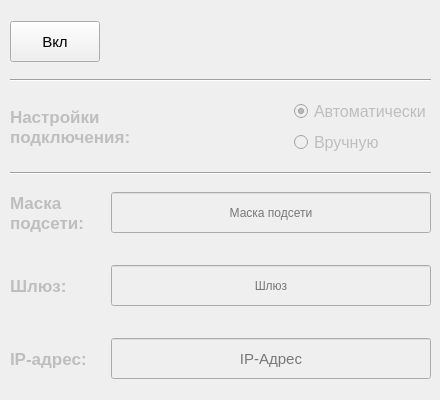
<?xml version="1.0" encoding="UTF-8"?>
<ui version="4.0">
 <class>connectETH</class>
 <widget class="QWidget" name="connectETH">
  <property name="geometry">
   <rect>
    <x>0</x>
    <y>0</y>
    <width>440</width>
    <height>400</height>
   </rect>
  </property>
  <property name="minimumSize">
   <size>
    <width>440</width>
    <height>400</height>
   </size>
  </property>
  <property name="maximumSize">
   <size>
    <width>440</width>
    <height>400</height>
   </size>
  </property>
  <property name="windowTitle">
   <string>Form</string>
  </property>
  <widget class="QWidget" name="verticalLayoutWidget">
   <property name="geometry">
    <rect>
     <x>10</x>
     <y>10</y>
     <width>421</width>
     <height>381</height>
    </rect>
   </property>
   <layout class="QVBoxLayout" name="verticalLayout_2">
    <item>
     <widget class="QPushButton" name="_btUseETH">
      <property name="minimumSize">
       <size>
        <width>90</width>
        <height>41</height>
       </size>
      </property>
      <property name="maximumSize">
       <size>
        <width>90</width>
        <height>41</height>
       </size>
      </property>
      <property name="font">
       <font>
        <pointsize>11</pointsize>
       </font>
      </property>
      <property name="text">
       <string>Вкл</string>
      </property>
      <property name="checkable">
       <bool>true</bool>
      </property>
     </widget>
    </item>
    <item>
     <widget class="Line" name="line_3">
      <property name="orientation">
       <enum>Qt::Horizontal</enum>
      </property>
     </widget>
    </item>
    <item>
     <layout class="QHBoxLayout" name="horizontalLayout">
      <item>
       <widget class="QLabel" name="_lbSettingsConnect">
        <property name="enabled">
         <bool>false</bool>
        </property>
        <property name="font">
         <font>
          <pointsize>13</pointsize>
          <bold>true</bold>
         </font>
        </property>
        <property name="text">
         <string>Настройки 
подключения:</string>
        </property>
       </widget>
      </item>
      <item>
       <spacer name="horizontalSpacer">
        <property name="orientation">
         <enum>Qt::Horizontal</enum>
        </property>
        <property name="sizeHint" stdset="0">
         <size>
          <width>40</width>
          <height>20</height>
         </size>
        </property>
       </spacer>
      </item>
      <item>
       <layout class="QVBoxLayout" name="verticalLayout">
        <item>
         <widget class="QRadioButton" name="rdbAuto">
          <property name="enabled">
           <bool>false</bool>
          </property>
          <property name="font">
           <font>
            <pointsize>12</pointsize>
           </font>
          </property>
          <property name="text">
           <string>Автоматически</string>
          </property>
          <property name="checkable">
           <bool>true</bool>
          </property>
          <property name="checked">
           <bool>true</bool>
          </property>
         </widget>
        </item>
        <item>
         <widget class="QRadioButton" name="rdbManually">
          <property name="enabled">
           <bool>false</bool>
          </property>
          <property name="font">
           <font>
            <pointsize>12</pointsize>
           </font>
          </property>
          <property name="text">
           <string>Вручную</string>
          </property>
         </widget>
        </item>
       </layout>
      </item>
     </layout>
    </item>
    <item>
     <widget class="Line" name="line_2">
      <property name="orientation">
       <enum>Qt::Horizontal</enum>
      </property>
     </widget>
    </item>
    <item>
     <layout class="QHBoxLayout" name="horizontalLayout_3">
      <item>
       <widget class="QLabel" name="_lbSubnetMaskETH">
        <property name="enabled">
         <bool>false</bool>
        </property>
        <property name="font">
         <font>
          <pointsize>13</pointsize>
          <bold>true</bold>
         </font>
        </property>
        <property name="text">
         <string>Маска 
подсети:</string>
        </property>
       </widget>
      </item>
      <item>
       <spacer name="horizontalSpacer_3">
        <property name="orientation">
         <enum>Qt::Horizontal</enum>
        </property>
        <property name="sizeHint" stdset="0">
         <size>
          <width>40</width>
          <height>20</height>
         </size>
        </property>
       </spacer>
      </item>
      <item>
       <widget class="QLineEdit" name="_edSubnetMaskETH">
        <property name="enabled">
         <bool>false</bool>
        </property>
        <property name="minimumSize">
         <size>
          <width>320</width>
          <height>41</height>
         </size>
        </property>
        <property name="maximumSize">
         <size>
          <width>320</width>
          <height>41</height>
         </size>
        </property>
        <property name="styleSheet">
         <string notr="true">font: 11pt &quot;Segoe UI&quot;;</string>
        </property>
        <property name="inputMask">
         <string/>
        </property>
        <property name="text">
         <string/>
        </property>
        <property name="alignment">
         <set>Qt::AlignCenter</set>
        </property>
        <property name="placeholderText">
         <string>Маска подсети</string>
        </property>
       </widget>
      </item>
     </layout>
    </item>
    <item>
     <spacer name="verticalSpacer_3">
      <property name="orientation">
       <enum>Qt::Vertical</enum>
      </property>
      <property name="sizeType">
       <enum>QSizePolicy::Fixed</enum>
      </property>
      <property name="sizeHint" stdset="0">
       <size>
        <width>20</width>
        <height>15</height>
       </size>
      </property>
     </spacer>
    </item>
    <item>
     <layout class="QHBoxLayout" name="horizontalLayout_4">
      <item>
       <widget class="QLabel" name="_lbGatewayETH">
        <property name="enabled">
         <bool>false</bool>
        </property>
        <property name="font">
         <font>
          <pointsize>13</pointsize>
          <bold>true</bold>
         </font>
        </property>
        <property name="text">
         <string>Шлюз:</string>
        </property>
       </widget>
      </item>
      <item>
       <spacer name="horizontalSpacer_4">
        <property name="orientation">
         <enum>Qt::Horizontal</enum>
        </property>
        <property name="sizeHint" stdset="0">
         <size>
          <width>40</width>
          <height>20</height>
         </size>
        </property>
       </spacer>
      </item>
      <item>
       <widget class="QLineEdit" name="_edGatewayETH">
        <property name="enabled">
         <bool>false</bool>
        </property>
        <property name="minimumSize">
         <size>
          <width>320</width>
          <height>41</height>
         </size>
        </property>
        <property name="maximumSize">
         <size>
          <width>320</width>
          <height>41</height>
         </size>
        </property>
        <property name="styleSheet">
         <string notr="true">font: 11pt &quot;Segoe UI&quot;;</string>
        </property>
        <property name="inputMask">
         <string/>
        </property>
        <property name="text">
         <string/>
        </property>
        <property name="alignment">
         <set>Qt::AlignCenter</set>
        </property>
        <property name="placeholderText">
         <string>Шлюз</string>
        </property>
       </widget>
      </item>
     </layout>
    </item>
    <item>
     <spacer name="verticalSpacer">
      <property name="orientation">
       <enum>Qt::Vertical</enum>
      </property>
      <property name="sizeType">
       <enum>QSizePolicy::Fixed</enum>
      </property>
      <property name="sizeHint" stdset="0">
       <size>
        <width>20</width>
        <height>15</height>
       </size>
      </property>
     </spacer>
    </item>
    <item>
     <layout class="QHBoxLayout" name="horizontalLayout_2">
      <item>
       <widget class="QLabel" name="_lbIpAddrETH">
        <property name="enabled">
         <bool>false</bool>
        </property>
        <property name="minimumSize">
         <size>
          <width>0</width>
          <height>0</height>
         </size>
        </property>
        <property name="font">
         <font>
          <pointsize>13</pointsize>
          <bold>true</bold>
         </font>
        </property>
        <property name="text">
         <string>IP-адрес:</string>
        </property>
       </widget>
      </item>
      <item>
       <spacer name="horizontalSpacer_2">
        <property name="orientation">
         <enum>Qt::Horizontal</enum>
        </property>
        <property name="sizeHint" stdset="0">
         <size>
          <width>40</width>
          <height>20</height>
         </size>
        </property>
       </spacer>
      </item>
      <item>
       <widget class="QLineEdit" name="_edIpAddressETH">
        <property name="enabled">
         <bool>false</bool>
        </property>
        <property name="sizePolicy">
         <sizepolicy hsizetype="Expanding" vsizetype="Fixed">
          <horstretch>0</horstretch>
          <verstretch>0</verstretch>
         </sizepolicy>
        </property>
        <property name="minimumSize">
         <size>
          <width>320</width>
          <height>41</height>
         </size>
        </property>
        <property name="maximumSize">
         <size>
          <width>320</width>
          <height>41</height>
         </size>
        </property>
        <property name="baseSize">
         <size>
          <width>0</width>
          <height>0</height>
         </size>
        </property>
        <property name="font">
         <font>
          <family>Segoe UI</family>
          <pointsize>11</pointsize>
          <italic>false</italic>
          <bold>false</bold>
         </font>
        </property>
        <property name="styleSheet">
         <string notr="true">font: 11pt &quot;Segoe UI&quot;;</string>
        </property>
        <property name="inputMask">
         <string/>
        </property>
        <property name="text">
         <string/>
        </property>
        <property name="alignment">
         <set>Qt::AlignCenter</set>
        </property>
        <property name="placeholderText">
         <string>IP-Адрес</string>
        </property>
       </widget>
      </item>
     </layout>
    </item>
   </layout>
  </widget>
 </widget>
 <resources/>
 <connections/>
</ui>
